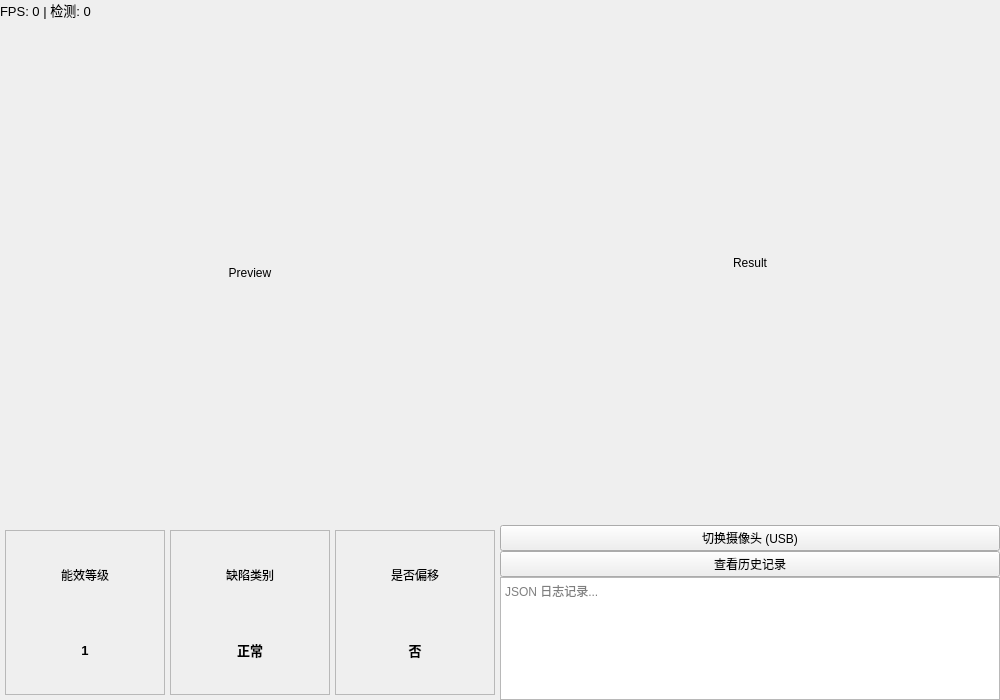
<?xml version="1.0" encoding="UTF-8"?>
<ui version="4.0">
 <class>Widget</class>
 <widget class="QWidget" name="Widget">
  <property name="geometry">
   <rect>
    <x>0</x>
    <y>0</y>
    <width>1000</width>
    <height>700</height>
   </rect>
  </property>
  <layout class="QGridLayout" name="gridLayout" rowstretch="3,1" columnstretch="1,1">
   <property name="leftMargin">
    <number>0</number>
   </property>
   <property name="topMargin">
    <number>0</number>
   </property>
   <property name="rightMargin">
    <number>0</number>
   </property>
   <property name="bottomMargin">
    <number>0</number>
   </property>
   <property name="spacing">
    <number>0</number>
   </property>
   <item row="0" column="0">
    <widget class="QWidget" name="previewContainer" native="true">
     <property name="sizePolicy">
      <sizepolicy hsizetype="Expanding" vsizetype="Expanding">
       <horstretch>0</horstretch>
       <verstretch>0</verstretch>
      </sizepolicy>
     </property>
     <layout class="QVBoxLayout" name="verticalLayout_1">
      <property name="spacing">
       <number>0</number>
      </property>
      <property name="leftMargin">
       <number>0</number>
      </property>
      <property name="topMargin">
       <number>0</number>
      </property>
      <property name="rightMargin">
       <number>0</number>
      </property>
      <property name="bottomMargin">
       <number>0</number>
      </property>
      <item>
       <widget class="QLabel" name="fpsLabel">
        <property name="sizePolicy">
         <sizepolicy hsizetype="Preferred" vsizetype="Fixed">
          <horstretch>0</horstretch>
          <verstretch>0</verstretch>
         </sizepolicy>
        </property>
        <property name="text">
         <string>&lt;html&gt;&lt;head/&gt;&lt;body&gt;&lt;p&gt;&lt;span style=&quot; font-size:10pt;&quot;&gt;FPS: 0 | 检测: 0&lt;/span&gt;&lt;/p&gt;&lt;/body&gt;&lt;/html&gt;</string>
        </property>
       </widget>
      </item>
      <item>
       <widget class="QLabel" name="videoLabel">
        <property name="sizePolicy">
         <sizepolicy hsizetype="Expanding" vsizetype="Expanding">
          <horstretch>0</horstretch>
          <verstretch>0</verstretch>
         </sizepolicy>
        </property>
        <property name="text">
         <string>Preview</string>
        </property>
        <property name="alignment">
         <set>Qt::AlignCenter</set>
        </property>
       </widget>
      </item>
     </layout>
    </widget>
   </item>
   <item row="0" column="1">
    <widget class="QWidget" name="resultContainer" native="true">
     <property name="sizePolicy">
      <sizepolicy hsizetype="Expanding" vsizetype="Expanding">
       <horstretch>0</horstretch>
       <verstretch>0</verstretch>
      </sizepolicy>
     </property>
     <layout class="QVBoxLayout" name="verticalLayout_2">
      <property name="spacing">
       <number>0</number>
      </property>
      <property name="leftMargin">
       <number>0</number>
      </property>
      <property name="topMargin">
       <number>0</number>
      </property>
      <property name="rightMargin">
       <number>0</number>
      </property>
      <property name="bottomMargin">
       <number>0</number>
      </property>
      <item>
       <widget class="QLabel" name="resultLabel">
        <property name="sizePolicy">
         <sizepolicy hsizetype="Expanding" vsizetype="Expanding">
          <horstretch>0</horstretch>
          <verstretch>0</verstretch>
         </sizepolicy>
        </property>
        <property name="text">
         <string>Result</string>
        </property>
        <property name="alignment">
         <set>Qt::AlignCenter</set>
        </property>
       </widget>
      </item>
     </layout>
    </widget>
   </item>
   <item row="1" column="0">
    <widget class="QWidget" name="infoContainer" native="true">
     <property name="sizePolicy">
      <sizepolicy hsizetype="Expanding" vsizetype="Expanding">
       <horstretch>0</horstretch>
       <verstretch>0</verstretch>
      </sizepolicy>
     </property>
     <layout class="QHBoxLayout" name="horizontalLayout">
      <property name="spacing">
       <number>5</number>
      </property>
      <property name="leftMargin">
       <number>5</number>
      </property>
      <property name="topMargin">
       <number>5</number>
      </property>
      <property name="rightMargin">
       <number>5</number>
      </property>
      <property name="bottomMargin">
       <number>5</number>
      </property>
      <item>
       <widget class="QFrame" name="gradeFrame">
        <property name="sizePolicy">
         <sizepolicy hsizetype="Expanding" vsizetype="Expanding">
          <horstretch>1</horstretch>
          <verstretch>0</verstretch>
         </sizepolicy>
        </property>
        <property name="frameShape">
         <enum>QFrame::StyledPanel</enum>
        </property>
        <property name="frameShadow">
         <enum>QFrame::Raised</enum>
        </property>
        <layout class="QVBoxLayout" name="verticalLayout_3">
         <item>
          <widget class="QLabel" name="gradeTitle">
           <property name="text">
            <string>能效等级</string>
           </property>
           <property name="alignment">
            <set>Qt::AlignCenter</set>
           </property>
          </widget>
         </item>
         <item>
          <widget class="QLabel" name="gradeValue">
           <property name="font">
            <font>
             <pointsize>24</pointsize>
             <weight>75</weight>
             <bold>true</bold>
            </font>
           </property>
           <property name="text">
            <string>&lt;html&gt;&lt;head/&gt;&lt;body&gt;&lt;p&gt;&lt;span style=&quot; font-size:10pt;&quot;&gt;1&lt;/span&gt;&lt;/p&gt;&lt;/body&gt;&lt;/html&gt;</string>
           </property>
           <property name="alignment">
            <set>Qt::AlignCenter</set>
           </property>
          </widget>
         </item>
        </layout>
       </widget>
      </item>
      <item>
       <widget class="QFrame" name="defectFrame">
        <property name="sizePolicy">
         <sizepolicy hsizetype="Expanding" vsizetype="Expanding">
          <horstretch>1</horstretch>
          <verstretch>0</verstretch>
         </sizepolicy>
        </property>
        <property name="frameShape">
         <enum>QFrame::StyledPanel</enum>
        </property>
        <property name="frameShadow">
         <enum>QFrame::Raised</enum>
        </property>
        <layout class="QVBoxLayout" name="verticalLayout_4">
         <item>
          <widget class="QLabel" name="defectTitle">
           <property name="text">
            <string>缺陷类别</string>
           </property>
           <property name="alignment">
            <set>Qt::AlignCenter</set>
           </property>
          </widget>
         </item>
         <item>
          <widget class="QLabel" name="defectValue">
           <property name="enabled">
            <bool>true</bool>
           </property>
           <property name="font">
            <font>
             <pointsize>24</pointsize>
             <weight>75</weight>
             <bold>true</bold>
            </font>
           </property>
           <property name="text">
            <string>&lt;html&gt;&lt;head/&gt;&lt;body&gt;&lt;p&gt;&lt;span style=&quot; font-size:10pt;&quot;&gt;正常&lt;/span&gt;&lt;/p&gt;&lt;/body&gt;&lt;/html&gt;</string>
           </property>
           <property name="textFormat">
            <enum>Qt::AutoText</enum>
           </property>
           <property name="alignment">
            <set>Qt::AlignCenter</set>
           </property>
          </widget>
         </item>
        </layout>
       </widget>
      </item>
      <item>
       <widget class="QFrame" name="offsetFrame">
        <property name="sizePolicy">
         <sizepolicy hsizetype="Expanding" vsizetype="Expanding">
          <horstretch>1</horstretch>
          <verstretch>0</verstretch>
         </sizepolicy>
        </property>
        <property name="frameShape">
         <enum>QFrame::StyledPanel</enum>
        </property>
        <property name="frameShadow">
         <enum>QFrame::Raised</enum>
        </property>
        <layout class="QVBoxLayout" name="verticalLayout_5">
         <item>
          <widget class="QLabel" name="offsetTitle">
           <property name="text">
            <string>是否偏移</string>
           </property>
           <property name="alignment">
            <set>Qt::AlignCenter</set>
           </property>
          </widget>
         </item>
         <item>
          <widget class="QLabel" name="offsetValue">
           <property name="font">
            <font>
             <pointsize>24</pointsize>
             <weight>75</weight>
             <bold>true</bold>
            </font>
           </property>
           <property name="text">
            <string>&lt;html&gt;&lt;head/&gt;&lt;body&gt;&lt;p&gt;&lt;span style=&quot; font-size:10pt;&quot;&gt;否&lt;/span&gt;&lt;/p&gt;&lt;/body&gt;&lt;/html&gt;</string>
           </property>
           <property name="alignment">
            <set>Qt::AlignCenter</set>
           </property>
          </widget>
         </item>
        </layout>
       </widget>
      </item>
     </layout>
    </widget>
   </item>
   <item row="1" column="1">
    <widget class="QWidget" name="logContainer" native="true">
     <property name="sizePolicy">
      <sizepolicy hsizetype="Expanding" vsizetype="Expanding">
       <horstretch>0</horstretch>
       <verstretch>0</verstretch>
      </sizepolicy>
     </property>
     <layout class="QVBoxLayout" name="verticalLayout_6">
      <property name="spacing">
       <number>0</number>
      </property>
      <property name="leftMargin">
       <number>0</number>
      </property>
      <property name="topMargin">
       <number>0</number>
      </property>
      <property name="rightMargin">
       <number>0</number>
      </property>
      <property name="bottomMargin">
       <number>0</number>
      </property>
      <item>
       <widget class="QPushButton" name="camSwitchBtn">
        <property name="sizePolicy">
         <sizepolicy hsizetype="Expanding" vsizetype="Fixed">
          <horstretch>0</horstretch>
          <verstretch>0</verstretch>
         </sizepolicy>
        </property>
        <property name="text">
         <string>切换摄像头 (USB)</string>
        </property>
       </widget>
      </item>
      <item>
       <widget class="QPushButton" name="historyBtn">
        <property name="sizePolicy">
         <sizepolicy hsizetype="Expanding" vsizetype="Fixed">
          <horstretch>0</horstretch>
          <verstretch>0</verstretch>
         </sizepolicy>
        </property>
        <property name="text">
         <string>查看历史记录</string>
        </property>
       </widget>
      </item>
      <item>
       <widget class="QTextEdit" name="jsonLog">
        <property name="sizePolicy">
         <sizepolicy hsizetype="Expanding" vsizetype="Expanding">
          <horstretch>0</horstretch>
          <verstretch>0</verstretch>
         </sizepolicy>
        </property>
        <property name="readOnly">
         <bool>true</bool>
        </property>
        <property name="placeholderText">
         <string>JSON 日志记录...</string>
        </property>
       </widget>
      </item>
     </layout>
    </widget>
   </item>
  </layout>
 </widget>
 <resources/>
 <connections/>
</ui>
